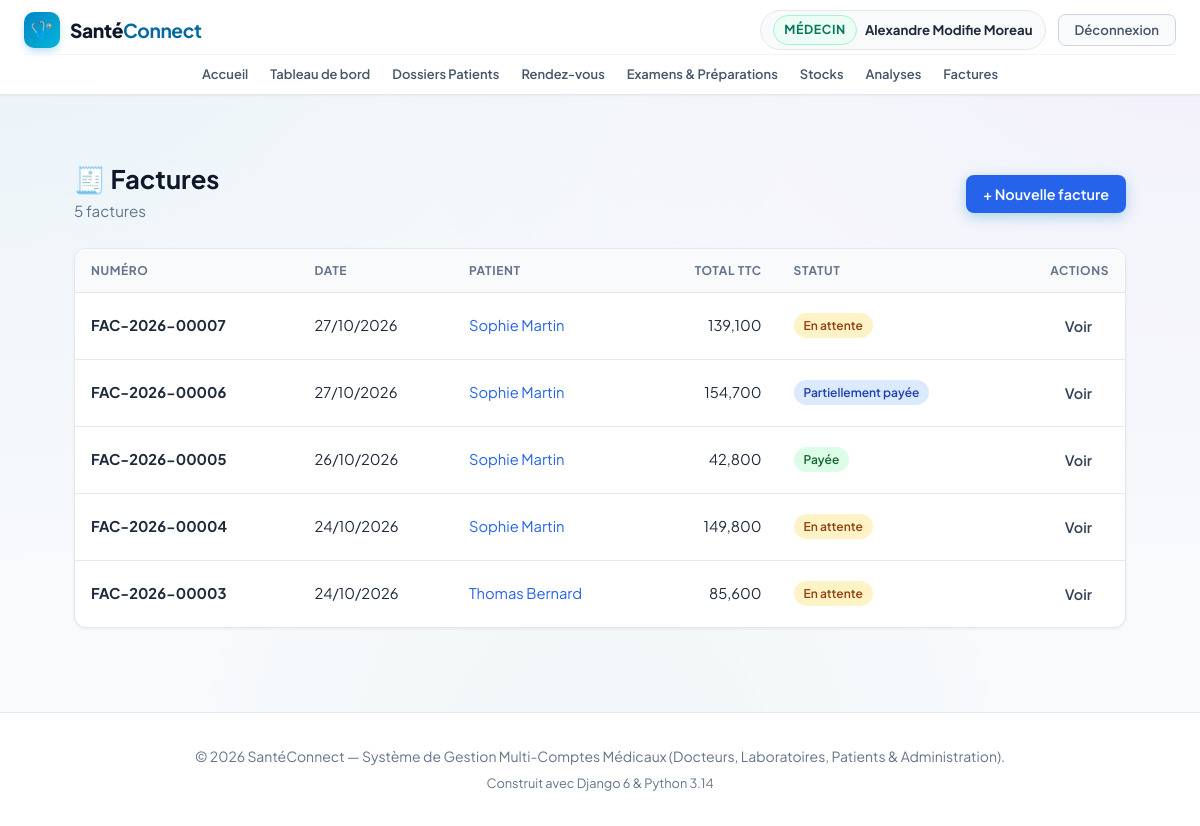
/billing/factures/ (signed in), run on an earlier commit of the app's database.
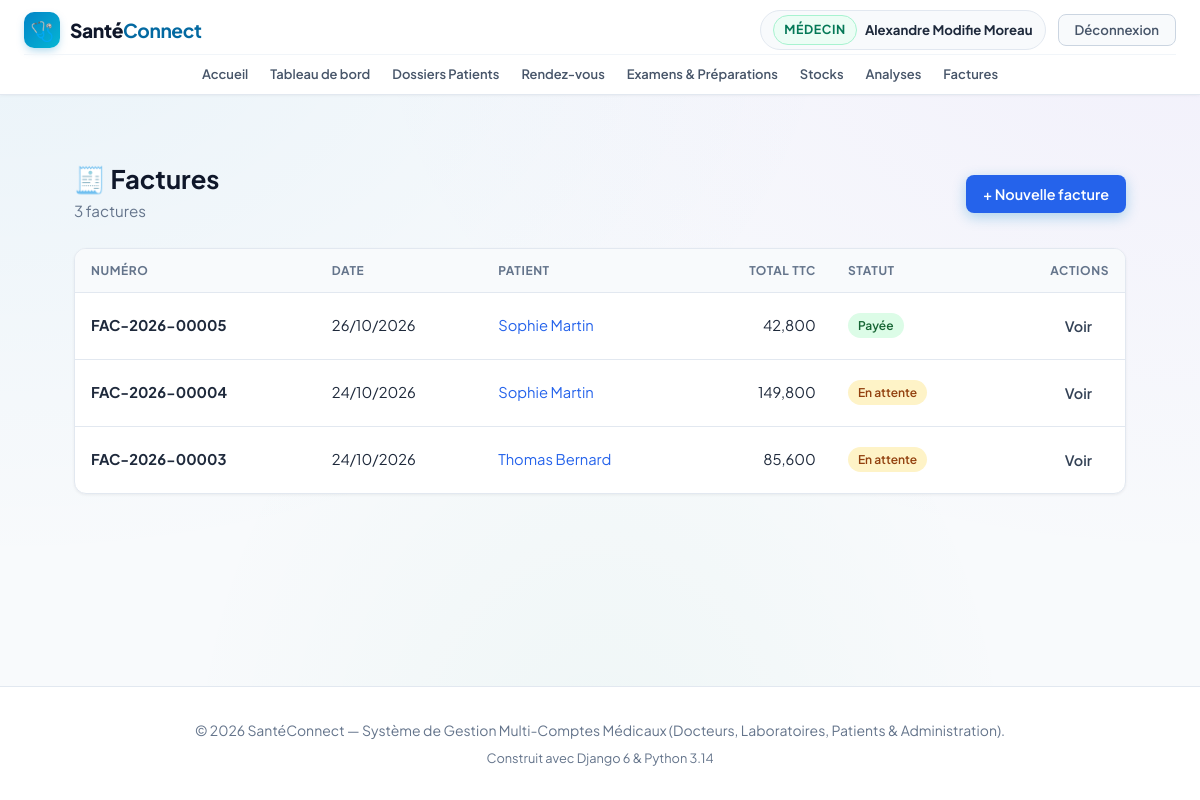
And on a later commit of the database.
### billing/models.py (models this page shows, shortened)
class Facture(models.Model):
    class Statut(models.TextChoices):
        EN_ATTENTE = 'EN_ATTENTE', 'En attente'
        PARTIELLE = 'PARTIELLE', 'Partiellement payée'
        PAYEE = 'PAYEE', 'Payée'
        ANNULEE = 'ANNULEE', 'Annulée'
    numero = models.CharField("Numéro", max_length=20, unique=True, blank=True)
    patient = models.ForeignKey(settings.AUTH_USER_MODEL, on_delete=models.PROTECT,
                                related_name='factures_patient',
                                limit_choices_to={'role': 'PATIENT'})
    medecin = models.ForeignKey(settings.AUTH_USER_MODEL, on_delete=models.PROTECT,
                                related_name='factures_medecin', null=True, blank=True,
                                limit_choices_to={'role': 'DOCTEUR'})
    date_emission = models.DateField("Date d'émission", auto_now_add=True)
    statut = models.CharField("Statut", max_length=20,
                              choices=Statut.choices, default=Statut.EN_ATTENTE)
    remise = models.DecimalField("Remise", max_digits=12, decimal_places=3, default=0)
    tva = models.DecimalField("TVA (%)", max_digits=5, decimal_places=2, default=0)
    class Meta:
        ordering = ['-date_emission', '-id']
    @property
    def sous_total(self):
        return sum((l.total for l in self.lignes.all()), Decimal('0'))
    @property
    def total_ht(self):
        return max(self.sous_total - self.remise, Decimal('0'))
    @property
    def montant_tva(self):
        return (self.total_ht * self.tva / Decimal('100')).quantize(Decimal('0.001'))
    @property
    def total_ttc(self):
        return self.total_ht + self.montant_tva

class LigneFacture(models.Model):
    facture = models.ForeignKey(Facture, on_delete=models.CASCADE, related_name='lignes')
    tarif = models.ForeignKey(Tarif, on_delete=models.SET_NULL, null=True, blank=True)
    description = models.CharField("Description", max_length=200)
    reference = models.CharField("Référence", max_length=50, blank=True)
    quantite = models.PositiveIntegerField("Quantité", default=1)
    prix_unitaire = models.DecimalField("Prix unitaire", max_digits=12, decimal_places=3)
    @property
    def total(self):
        return self.quantite * self.prix_unitaire

### accounts/models.py (models this page shows, shortened)
class User(AbstractUser):
    class Role(models.TextChoices):
        ADMIN = 'ADMIN', 'Administrateur'
        DOCTEUR = 'DOCTEUR', 'Médecin'
        LABORATOIRE = 'LABORATOIRE', 'Laborantin'
        PATIENT = 'PATIENT', 'Patient'
    role = models.CharField(
        max_length=20,
        choices=Role.choices,
        default=Role.PATIENT,
        verbose_name="Rôle utilisateur"
    )
    phone = models.CharField(max_length=25, blank=True, null=True, verbose_name="Téléphone")
    address = models.CharField(max_length=255, blank=True, null=True, verbose_name="Adresse")
    city = models.CharField(max_length=100, blank=True, null=True, verbose_name="Ville")
    is_verified = models.BooleanField(
        default=False,
        verbose_name="Compte certifié / validé",
        help_text="Coché par l'administrateur pour valider l'activité d'un docteur ou laboratoire."
    )
    objects = CustomUserManager()
    class Meta:
        verbose_name = "Utilisateur"
        verbose_name_plural = "Tous les Utilisateurs"
    @property
    def is_doctor(self):
        return self.role == self.Role.DOCTEUR
    @property
    def is_laboratory(self):
        return self.role == self.Role.LABORATOIRE
    @property
    def is_patient(self):
        return self.role == self.Role.PATIENT
    @property
    def is_admin_user(self):
        return self.role == self.Role.ADMIN or self.is_superuser

### billing/views.py (the view)
# urls.py: path('factures/', views.facture_list, name='facture_list'),
@billing_access_required
def facture_list(request):
    factures = factures_visibles(request.user)
    return render(request, 'billing/facture_list.html', {'factures': factures})

### billing/permissions.py (called while the page is built)
def role_required(test):
    def decorator(view):
        @wraps(view)
        def wrapper(request, *args, **kwargs):
            if not request.user.is_authenticated:
                return redirect_to_login(request.get_full_path())
            if not test(request.user):
                raise PermissionDenied
            return view(request, *args, **kwargs)
        return wrapper
    return decorator

def _is_billing_staff(u):
    return u.is_admin_user or (u.is_doctor and u.is_verified)

def _can_see_billing(u):
    return _is_billing_staff(u) or u.is_patient

def factures_visibles(user):
    from .models import Facture
    qs = Facture.objects.select_related('patient', 'medecin')
    if user.is_admin_user:
        return qs
    if user.is_doctor and user.is_verified:
        return qs.filter(medecin=user)
    if user.is_patient:
        return qs.filter(patient=user)
    return qs.none()

### billing/templates/billing/facture_list.html (shortened to what this page needs)
{% extends 'base.html' %}
{% load static %}
{% block extra_css %}<link rel="stylesheet" href="{% static 'billing/billing.css' %}">{% endblock %}
{% block content %}
<div class="container billing-page">
    <div class="page-header">
        <div>
            <h1><span aria-hidden="true">🧾</span> Factures</h1>
            <p>{{ factures|length }} facture{{ factures|length|pluralize }}</p>
        </div>
        <div class="actions">
            {% if user.is_admin_user or user.is_doctor %}
            <a href="{% url 'facture_create' %}" class="btn btn-primary">+ Nouvelle facture</a>
            {% endif %}
        </div>
    </div>
    <div class="card">
        <div class="table-wrap">
            <table>
                <thead>
                    <tr>
                        <th scope="col">Numéro</th>
                        <th scope="col">Date</th>
                        <th scope="col">Patient</th>
                        <th scope="col" class="text-right">Total TTC</th>
                        <th scope="col">Statut</th>
                        <th scope="col" class="text-right">Actions</th>
                    </tr>
                </thead>
                <tbody>
                    {% for f in factures %}
                    <tr>
                        <td><strong>{{ f.numero }}</strong></td>
                        <td>{{ f.date_emission|date:"d/m/Y" }}</td>
                        <td>
                            {% if user.is_admin_user or user.is_doctor %}
                            <a href="{% url 'patient_historique' f.patient.pk %}">{{ f.patient.get_full_name|default:f.patient.username }}</a>
                            {% else %}
                            {{ f.patient.get_full_name|default:f.patient.username }}
                            {% endif %}
                        </td>
                        <td class="text-right">{{ f.total_ttc|floatformat:3 }}</td>
                        <td><span class="badge badge-{{ f.statut|lower }}">{{ f.get_statut_display }}</span></td>
                        <td>
                            <div class="actions">
                                <a href="{% url 'facture_detail' f.pk %}" class="btn btn-light btn-sm"
                                   aria-label="Voir la facture {{ f.numero }}">Voir</a>
                            </div>
                        </td>
                    </tr>
                    {% empty %}
                    <tr><td colspan="6" class="empty">Aucune facture pour le moment.</td></tr>
                    {% endfor %}
                </tbody>
            </table>
        </div>
    </div>
</div>
{% endblock %}

What changed in the data, as far as the page shows it:
removed Facture: numero "FAC-2026-00007", date_emission "27/10/2026", patient.get_full_name "Sophie Martin", total_ttc "139,100", statut "En attente"
removed Facture: numero "FAC-2026-00006", date_emission "27/10/2026", patient.get_full_name "Sophie Martin", total_ttc "154,700", statut "Partiellement payée"
Also different on the page:
{{ factures|length }}: "5" → "3"
